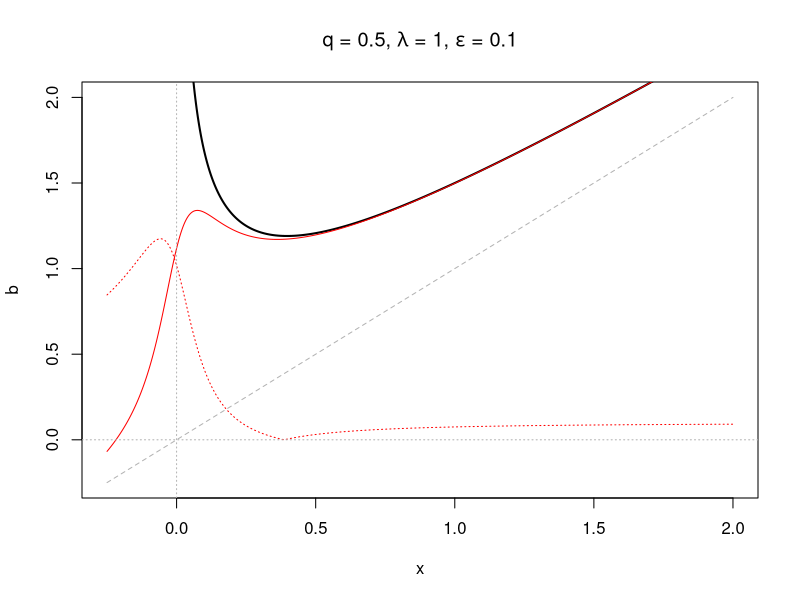
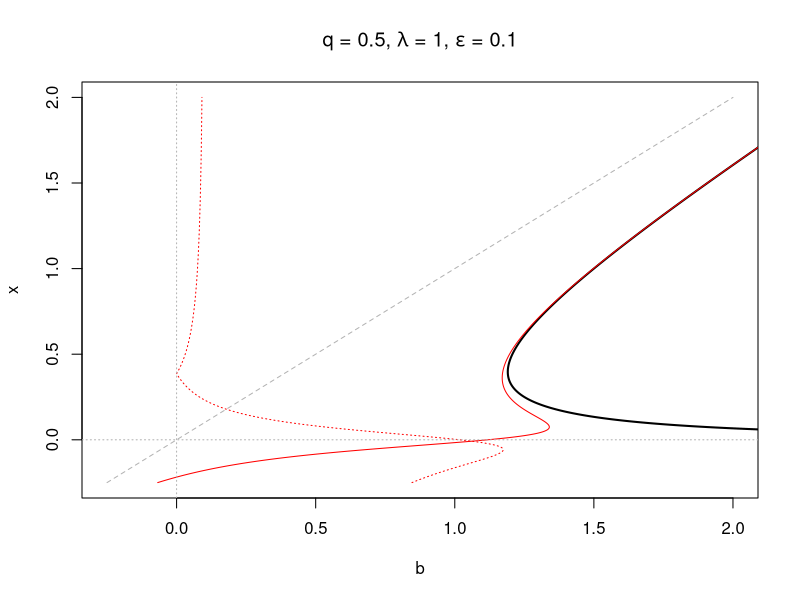

These charts were generated, in order, by the following R code:
plotmax <- 2
q <- 1/2
lam <- 1
eps <- 0.1

x <- seq(-0.25, 2, length.out = 1e3)
x_im <- complex(real = x, imaginary = eps)

x2 <- x # hacky solution to plotting x ~ x
b <- x + lam * q * x^(q-1)
b_im <- x_im + lam * q * x_im^(q - 1)

# plots
plot(b ~ x, type = 'l', 
     lwd = 2,
     ylim = c(-0.25, plotmax),
     xlim = c(-0.25, plotmax),
     main = substitute(
       paste("q = ", q, ", ", lambda, " = ", lam, ", ", epsilon, " = ", eps), 
       list(lam = lam, q = q, eps = eps)
       ))
lines(Re(b_im) ~ x, col = 'red', lwd = 1)
lines(abs(Im(b_im)) ~ x, col = 'red', lwd = 1, lty = 'dotted')
lines(x ~ x2, col = 'gray70', lty = 'dashed')
abline(h = 0, col = 'gray70', lty = 'dotted') # x axis
abline(v = 0, col = 'gray70', lty = 'dotted') # y axis

plot(x ~ b, type = 'l', 
     lwd = 2,
     ylim = c(-0.25, plotmax),
     xlim = c(-0.25, plotmax),
     main = substitute(
       paste("q = ", q, ", ", lambda, " = ", lam, ", ", epsilon, " = ", eps), 
       list(lam = lam, q = q, eps = eps)
     ))
lines(x ~ Re(b_im), col = 'red', lwd = 1)
lines(x ~ abs(Im(b_im)), col = 'red', lwd = 1, lty = 'dotted')
lines(x ~ x2, col = 'gray70', lty = 'dashed')
abline(h = 0, col = 'gray70', lty = 'dotted') # x axis
abline(v = 0, col = 'gray70', lty = 'dotted') # y axis




